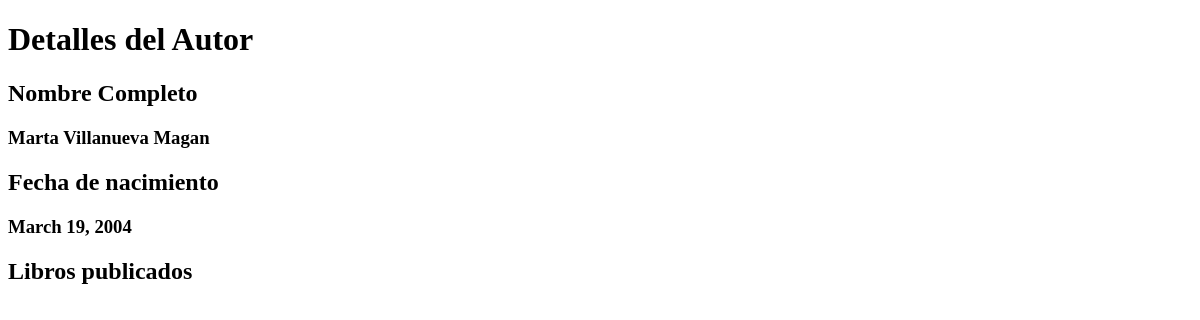
Page /books/authors/4/ (signed in) on the earlier database version.
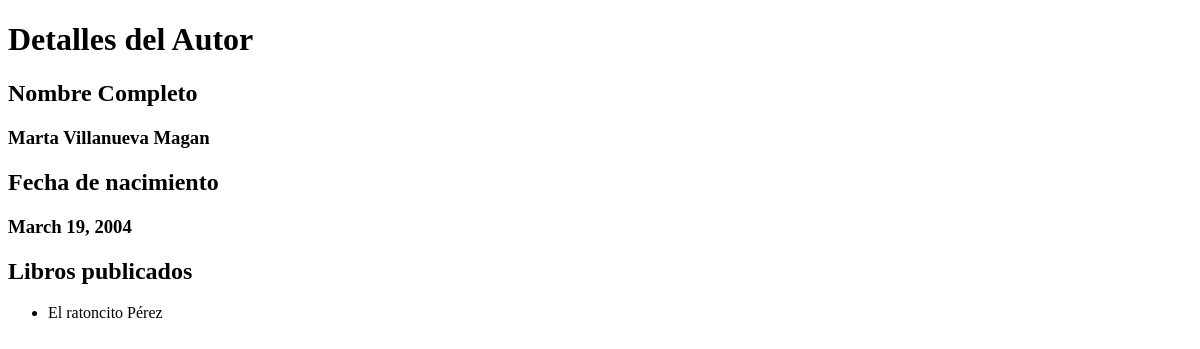
Same page on the later database version.
### books/models.py (models this page shows, shortened)
class Book(models.Model):
    title = models.CharField(max_length=100)
    author = models.ManyToManyField(Author, related_name='books')
    genre = models.ForeignKey(Genre, on_delete=models.CASCADE, related_name='books_genre')
    publish_date = models.DateField()
    summary = models.TextField()

### books/views.py (the view)
# urls.py: path("authors/<int:author_id>/", views.authors_details, name="authors_details"),
@login_required
def authors_details(request, author_id):
    author = get_object_or_404(Author, pk=author_id)
    books_list = author.books.all()
    return render(request, "books/authors_details.html", {'author': author, 'books_list': books_list})

### books/templates/books/authors_details.html (shortened to what this page needs)
<!DOCTYPE html>
<html lang="en">
<head>
</head>
<body>
    <h1>Detalles del Autor</h1>
    <h2>Nombre Completo</h2>
        <h3>{{ author.first_name }} {{ author.last_name }}</h3>
    <h2>Fecha de nacimiento</h2>
        <h3>{{ author.birth_date }}</h3>
    <h2>Libros publicados</h2>
    <ul>
        {% for book in books_list %}
    	    <li>{{ book.title }}</li>
        {% endfor %}
    </ul>
</body>
</html>

Differences in the rows shown:
added Book: title "El ratoncito Pérez"
